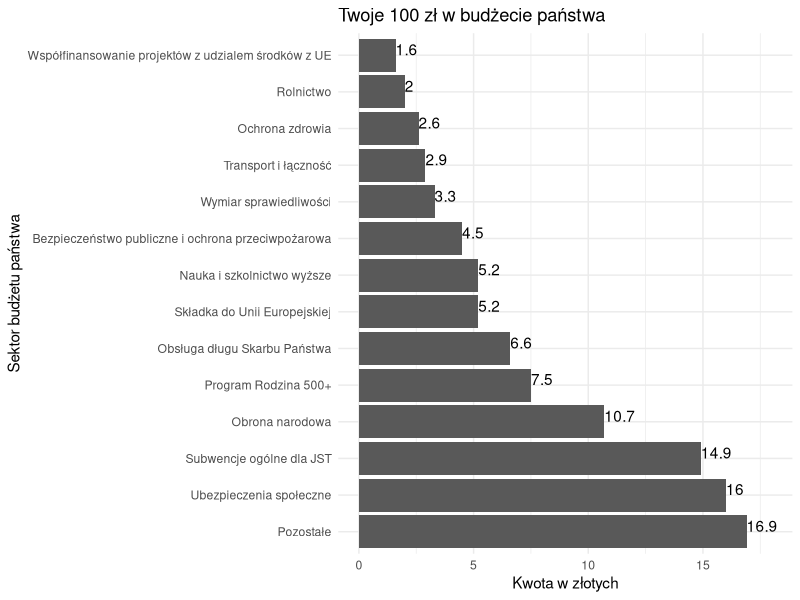

The R script that drew this image:
## ---- chunk 1
knitr::opts_chunk$set(echo = TRUE)
## ---- chunk 2
library(ggplot2)
data <- data.frame(
  ilość = c(16.9,16.0,14.9,10.7,7.5,6.6,5.2,5.2,4.5,3.3,2.9,2.6,2.0,1.6),
  opis = c("Pozostałe","Ubezpieczenia społeczne","Subwencje ogólne dla JST","Obrona narodowa","Program Rodzina 500+","Obsługa długu Skarbu Państwa","Składka do Unii Europejskiej","Nauka i szkolnictwo wyższe","Bezpieczeństwo publiczne i ochrona przeciwpożarowa","Wymiar sprawiedliwości","Transport i łączność","Ochrona zdrowia","Rolnictwo","Współfinansowanie projektów z udzialem środków z UE")
)

ggplot(data,aes(x = ilość, y = factor(opis,level=opis))) + 
  geom_bar(stat='identity')+
  ylab("Sektor budżetu państwa")+
  xlab("Kwota w złotych")+
  xlim(0,18)+
  labs(title="Twoje 100 zł w budżecie państwa")+
  geom_text(aes(label = ilość),vjust = 0, hjust = 0)+
  theme_minimal()
